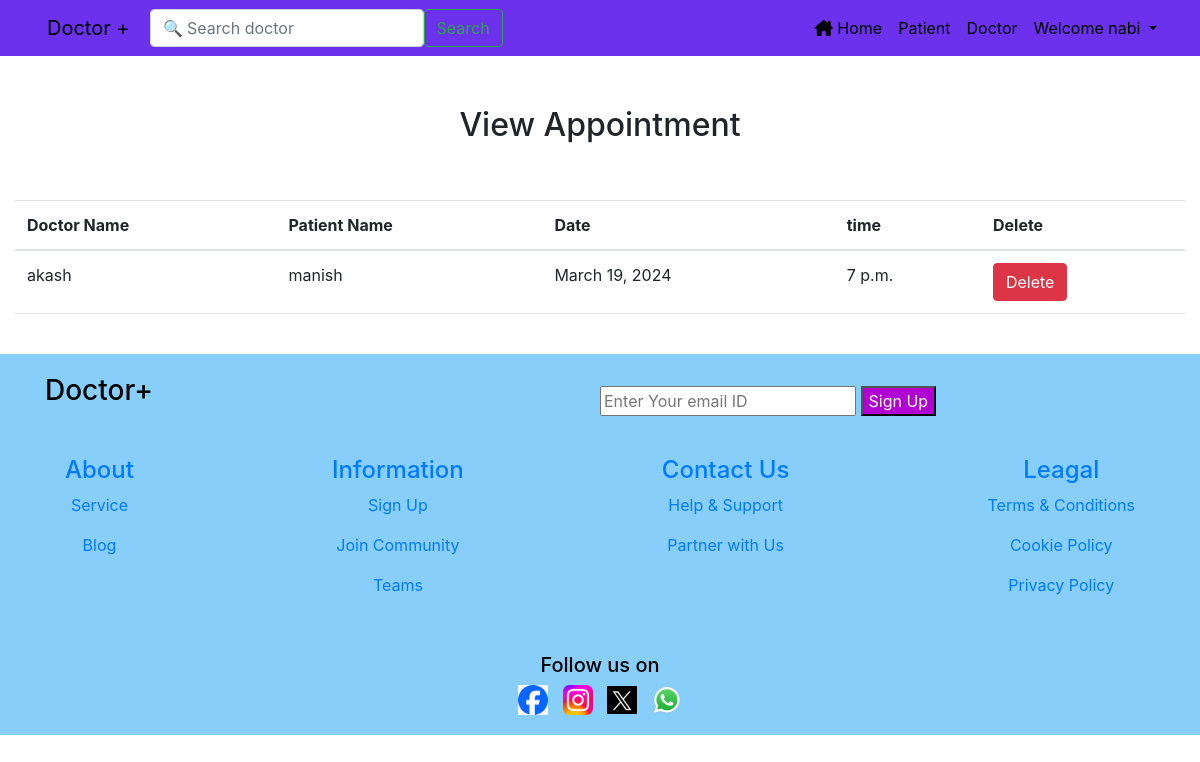
Page /view_appointment/ (signed in) on the committed database.
### management/models.py (models this page shows, shortened)
class Appointment(models.Model):
    doctor = models.ForeignKey(Doctor, on_delete=models.CASCADE)
    patient = models.ForeignKey(Patient, on_delete=models.CASCADE)
    date1 = models.DateField()
    time1 = models.TimeField()

class Doctor(models.Model):
    name = models.CharField(max_length=50)
    mobile = models.IntegerField()
    special = models.CharField(max_length=50)
    def __str__(self):
        return self.name

class Patient(models.Model):
    name = models.CharField(max_length=50)
    gender = models.CharField(max_length=10)
    mobile = models.IntegerField(null=True)
    address = models.CharField(max_length=150)
    def __str__(self):
        return self.name

### management/views.py (the view)
# urls.py: path('view_appointment/', View_Appointment, name='view_appointment'),
def View_Appointment(request):
    if not request.user.is_authenticated:
        return redirect('login')
    appoint = Appointment.objects.all()
    d = {'appoint': appoint}
    return render(request, 'view_appointment.html', d)

### management/templates/view_appointment.html (shortened to what this page needs)
{% extends 'homebase.html' %}
{% load static %}
{% block body %}
 <div class="container-fluid" style="margin-top:50px">
       <h2 class="text-center"> View Appointment </h2>
       <br><br>
    <table class="table table-hover" id="example">
        <thead>
            <tr>
               <th>Doctor Name</th>
               <th> Patient Name</th>
               <th>Date</th>
               <th>time</th>
               <th>Delete</th>
           </tr>
        </thead>
        <tbody>
            {% for i in appoint %}
            <tr>
                <td>{{i.doctor}}</td>
                <td>{{i.patient}}</td>
                <td>{{i.date1}}</td>
                <td>{{i.time1}}</td>
                <td><a href="{% url 'delete_appointment' i.id %}" onclick="return confirm('Are u really want to delete?')" class="btn btn-danger">Delete</a></td>
            </tr>
            {% endfor %}
        </tbody>
    </table>
</div>
{% endblock %}

### management/templates/navbar.html (shortened to what this page needs)
<!DOCTYPE html>
<html lang="ar">
<head>
    {% load static %}
    <link rel="stylesheet" href="https://cdn.jsdelivr.net/npm/bootstrap@5.3.0/dist/css/bootstrap.rtl.min.css">
    <link rel="stylesheet" type="text/css" href="{% static 'management/css/mystyle.css' %}">
    <link rel="stylesheet" href="https://cdn.datatables.net/2.0.2/css/dataTables.dataTables.css">
    <link rel="stylesheet" href="https://cdn.datatables.net/buttons/3.0.1/css/buttons.dataTables.css">
<link rel="stylesheet" href="https://cdnjs.cloudflare.com/ajax/libs/font-awesome/6.5.1/css/all.min.css" />
</head>
<body>
<nav class="navbar navbar-expand-lg sticky-top" style="background-color: #6c31ec !important;">
    <div class="container-fluid">
        <a class="navbar-brand" href="#">Doctor +</a>
        <form method="get" action="/search" class="d-flex" role="search">
            <input class="form-control me-2 ml-1" type="search" placeholder="&#128269; Search doctor" aria-label="Search" name="search" id="search">
            <button class="btn btn-outline-success" type="submit">Search</button>
        </form>
        <div class="collapse navbar-collapse" id="navbarSupportedContent">
            <ul class="navbar-nav me-auto mb-2 mb-lg-0">
                {% if request.user.is_authenticated %}
                    <li class="nav-item active">
                        <a class="nav-link" href="{% url 'home' %}"> <i class="fa-solid fa-house-chimney"></i> Home <span class="sr-only">(current)</span></a>
                    </li>
                    <li class="nav-item">
                        <a class="nav-link" href="/patientclick">Patient</a>
                    </li>
                    <li class="nav-item">
                        <a class="nav-link" href="/doctorclick">Doctor</a>
                    </li>
                    <li class="nav-item dropdown">
                        <a class="nav-link dropdown-toggle" data-bs-toggle="dropdown" href="#">
                            Welcome {{ request.user.username }}
                        </a>
                    </li>
                {% endif %}
            </ul>
        </div>
    </div>
</nav>
</body>
</html>

### management/static/management/css/mystyle.css (style rules this page uses)
.nav-link { color: black !important; }
.navbar-brand { color: black !important; }

### rows in the picture
Appointment: doctor "akash", patient "manish", date1 "March 19, 2024", time1 "7 p.m."

### other values in the picture
{{ request.user.username }} "nabi"
